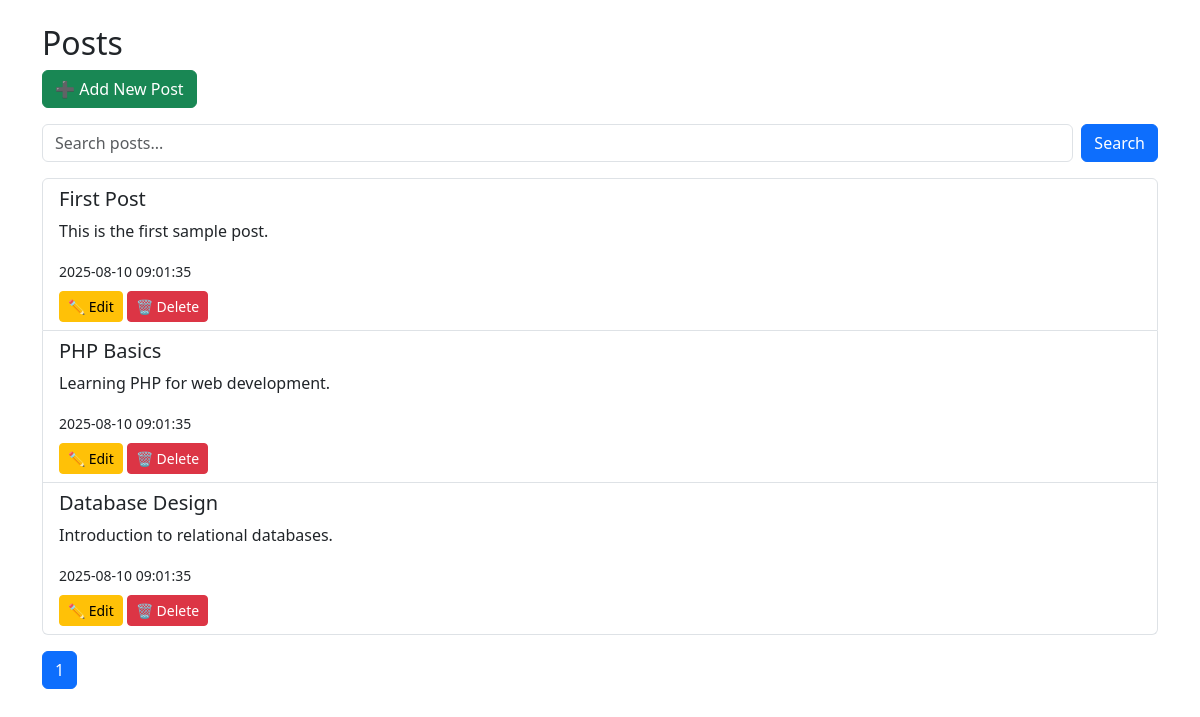
The page / on the database its author committed.
### tables this page shows
CREATE TABLE IF NOT EXISTS posts (
    id INT(11) AUTO_INCREMENT PRIMARY KEY,
    user_id INT(11) NOT NULL,
    title VARCHAR(255) NOT NULL,
    content TEXT NOT NULL,
    created_at TIMESTAMP DEFAULT CURRENT_TIMESTAMP,
    FOREIGN KEY (user_id) REFERENCES users(id) ON DELETE CASCADE
);

### index.php (the view, shortened to what this page needs)
<?php
include __DIR__ . '/db.php';
$limit = 5;
$page = isset($_GET['page']) && is_numeric($_GET['page']) ? (int)$_GET['page'] : 1;
$offset = ($page - 1) * $limit;
$search = isset($_GET['search']) ? $conn->real_escape_string($_GET['search']) : "";
$whereClause = $search ? "WHERE title LIKE '%$search%' OR content LIKE '%$search%'" : "";
$countResult = $conn->query("SELECT COUNT(*) AS total FROM posts $whereClause");
$totalPosts = $countResult ? $countResult->fetch_assoc()['total'] : 0;
$totalPages = ceil($totalPosts / $limit);
$sql = "SELECT * FROM posts $whereClause ORDER BY created_at DESC LIMIT $limit OFFSET $offset";
$result = $conn->query($sql);
?>
<!DOCTYPE html>
<html>
<head>
    <link href="https://cdn.jsdelivr.net/npm/bootstrap@5.3.0/dist/css/bootstrap.min.css" rel="stylesheet">
</head>
<body class="container mt-4">
    <h2>Posts</h2>
    <a href="create.php" class="btn btn-success mb-3">➕ Add New Post</a>
    <form method="get" class="mb-3 d-flex">
        <input type="text" name="search" value="<?php echo htmlspecialchars($search); ?>"
               class="form-control me-2" placeholder="Search posts...">
        <button type="submit" class="btn btn-primary">Search</button>
    </form>
    <div class="list-group">
        <?php if ($result && $result->num_rows > 0): ?>
            <?php while($row = $result->fetch_assoc()): ?>
               <div class="list-group-item">
    <h5><?php echo htmlspecialchars($row['title']); ?></h5>
    <p><?php echo htmlspecialchars($row['content']); ?></p>
    <small><?php echo $row['created_at']; ?></small>
    <div class="mt-2">
        <a href="edit.php?id=<?php echo $row['id']; ?>" class="btn btn-sm btn-warning">✏️ Edit</a>
        <a href="delete.php?id=<?php echo $row['id']; ?>" class="btn btn-sm btn-danger"
           onclick="return confirm('Are you sure you want to delete this post?');">🗑️ Delete</a>
    </div>
</div>
            <?php endwhile; ?>
        <?php else: ?>
            <div class="alert alert-warning">No posts found.</div>
        <?php endif; ?>
    </div>
    <nav class="mt-3">
        <ul class="pagination">
            <?php for ($i = 1; $i <= $totalPages; $i++): ?>
                <li class="page-item <?php if ($i == $page) echo 'active'; ?>">
                    <a class="page-link" href="?search=<?php echo urlencode($search); ?>&page=<?php echo $i; ?>">
                        <?php echo $i; ?>
                    </a>
                </li>
            <?php endfor; ?>
        </ul>
    </nav>
</body>
</html>

### rows shown on the page
posts: title "First Post", content "This is the first sample post.", created_at "2025-08-10 09:01:35"
posts: title "PHP Basics", content "Learning PHP for web development.", created_at "2025-08-10 09:01:35"
posts: title "Database Design", content "Introduction to relational databases.", created_at "2025-08-10 09:01:35"
